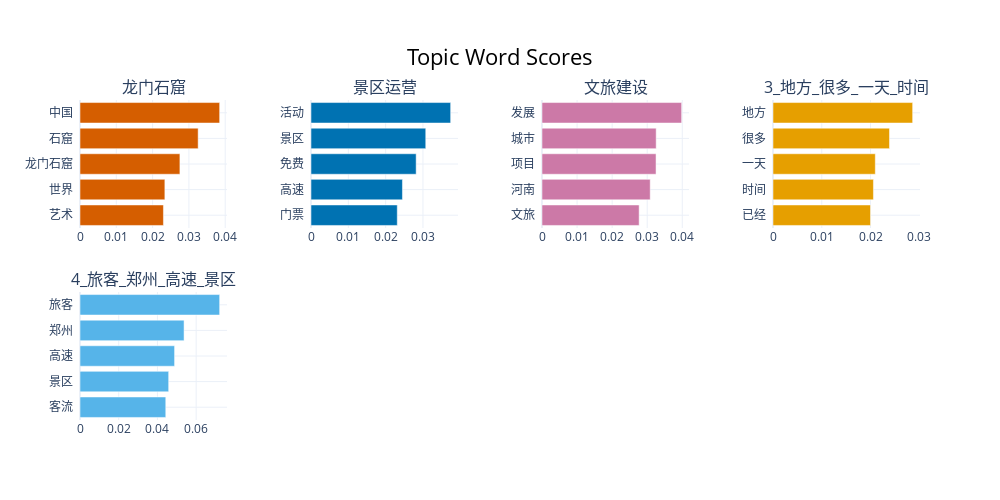

The cell this chart's notebook holds for it:
### Code cell
topic_model.visualize_barchart(custom_labels=True) # 自定义标签名

### Figure 1 — Plotly figure (JSON) as saved in the notebook; plotly's stock layout.template omitted (floating-point values rounded to 4 significant figures)
{"data": [{"marker": {"color": "#D55E00"}, "orientation": "h", "type": "bar", "x": [0.02298, 0.02338, 0.02752, 0.03255, 0.03847], "xaxis": "x", "y": ["艺术  ", "世界  ", "龙门石窟  ", "石窟  ", "中国  "], "yaxis": "y"}, {"marker": {"color": "#0072B2"}, "orientation": "h", "type": "bar", "x": [0.02311, 0.0245, 0.02817, 0.03074, 0.03742], "xaxis": "x2", "y": ["门票  ", "高速  ", "免费  ", "景区  ", "活动  "], "yaxis": "y2"}, {"marker": {"color": "#CC79A7"}, "orientation": "h", "type": "bar", "x": [0.0277, 0.03086, 0.03252, 0.03256, 0.03983], "xaxis": "x3", "y": ["文旅  ", "河南  ", "项目  ", "城市  ", "发展  "], "yaxis": "y3"}, {"marker": {"color": "#E69F00"}, "orientation": "h", "type": "bar", "x": [0.02, 0.0206, 0.02098, 0.0239, 0.02864], "xaxis": "x4", "y": ["已经  ", "时间  ", "一天  ", "很多  ", "地方  "], "yaxis": "y4"}, {"marker": {"color": "#56B4E9"}, "orientation": "h", "type": "bar", "x": [0.04431, 0.04582, 0.04887, 0.05377, 0.07215], "xaxis": "x5", "y": ["客流  ", "景区  ", "高速  ", "郑州  ", "旅客  "], "yaxis": "y5"}], "layout": {"annotations": [{"font": {"size": 16}, "showarrow": false, "text": "龙门石窟", "x": 0.0875, "xanchor": "center", "xref": "paper", "y": 1, "yanchor": "bottom", "yref": "paper"}, {"font": {"size": 16}, "showarrow": false, "text": "景区运营", "x": 0.3625, "xanchor": "center", "xref": "paper", "y": 1, "yanchor": "bottom", "yref": "paper"}, {"font": {"size": 16}, "showarrow": false, "text": "文旅建设", "x": 0.6375, "xanchor": "center", "xref": "paper", "y": 1, "yanchor": "bottom", "yref": "paper"}, {"font": {"size": 16}, "showarrow": false, "text": "3_地方_很多_一天_时间", "x": 0.9125, "xanchor": "center", "xref": "paper", "y": 1, "yanchor": "bottom", "yref": "paper"}, {"font": {"size": 16}, "showarrow": false, "text": "4_旅客_郑州_高速_景区", "x": 0.0875, "xanchor": "center", "xref": "paper", "y": 0.4, "yanchor": "bottom", "yref": "paper"}], "height": 500, "hoverlabel": {"bgcolor": "white", "font": {"family": "Rockwell", "size": 16}}, "showlegend": false, "title": {"font": {"color": "Black", "size": 22}, "text": "Topic Word Scores", "x": 0.5, "xanchor": "center", "yanchor": "top"}, "width": 1000, "xaxis": {"anchor": "y", "domain": [0, 0.175], "showgrid": true}, "xaxis2": {"anchor": "y2", "domain": [0.275, 0.45], "showgrid": true}, "xaxis3": {"anchor": "y3", "domain": [0.55, 0.725], "showgrid": true}, "xaxis4": {"anchor": "y4", "domain": [0.825, 1], "showgrid": true}, "xaxis5": {"anchor": "y5", "domain": [0, 0.175], "showgrid": true}, "xaxis6": {"anchor": "y6", "domain": [0.275, 0.45], "showgrid": true}, "xaxis7": {"anchor": "y7", "domain": [0.55, 0.725], "showgrid": true}, "xaxis8": {"anchor": "y8", "domain": [0.825, 1], "showgrid": true}, "yaxis": {"anchor": "x", "domain": [0.6, 1], "showgrid": true}, "yaxis2": {"anchor": "x2", "domain": [0.6, 1], "showgrid": true}, "yaxis3": {"anchor": "x3", "domain": [0.6, 1], "showgrid": true}, "yaxis4": {"anchor": "x4", "domain": [0.6, 1], "showgrid": true}, "yaxis5": {"anchor": "x5", "domain": [0, 0.4], "showgrid": true}, "yaxis6": {"anchor": "x6", "domain": [0, 0.4], "showgrid": true}, "yaxis7": {"anchor": "x7", "domain": [0, 0.4], "showgrid": true}, "yaxis8": {"anchor": "x8", "domain": [0, 0.4], "showgrid": true}}}
